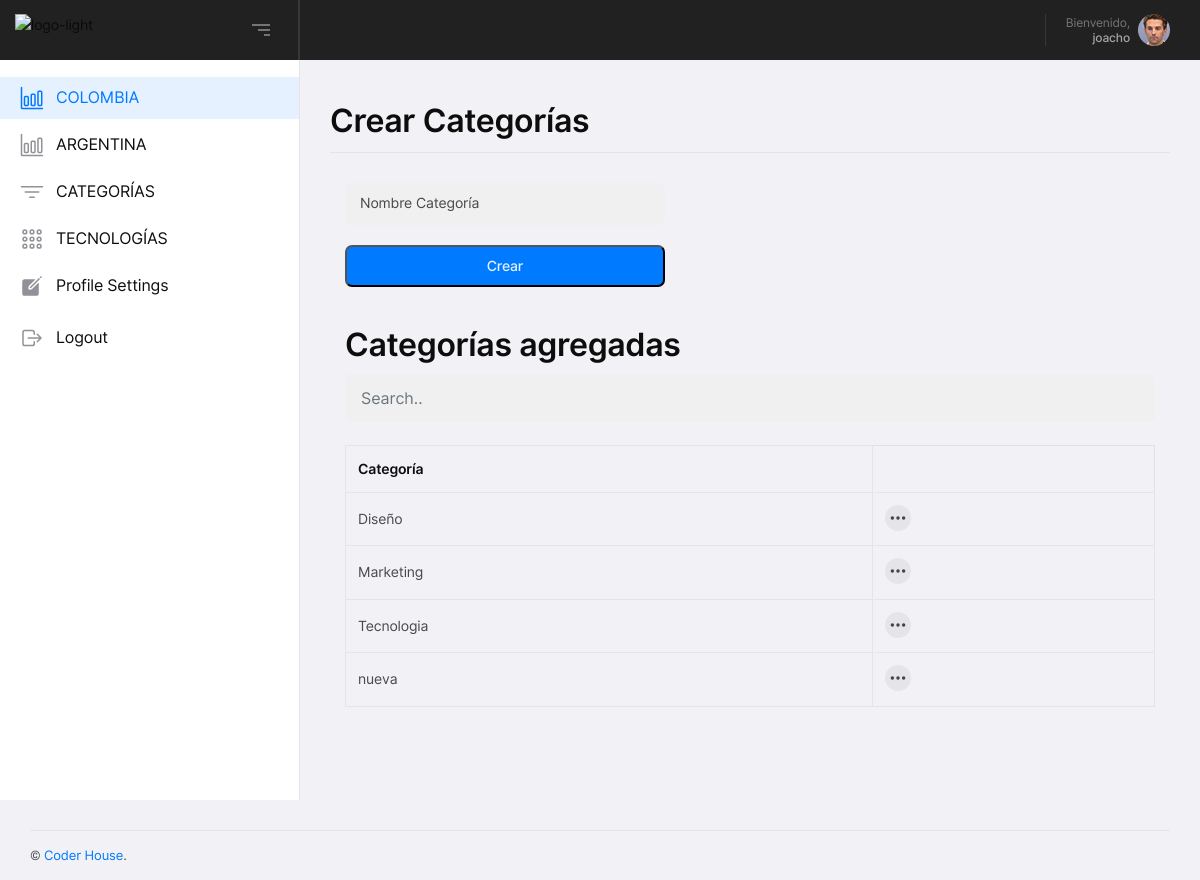
Before: /categorias (signed in) with the older database file.
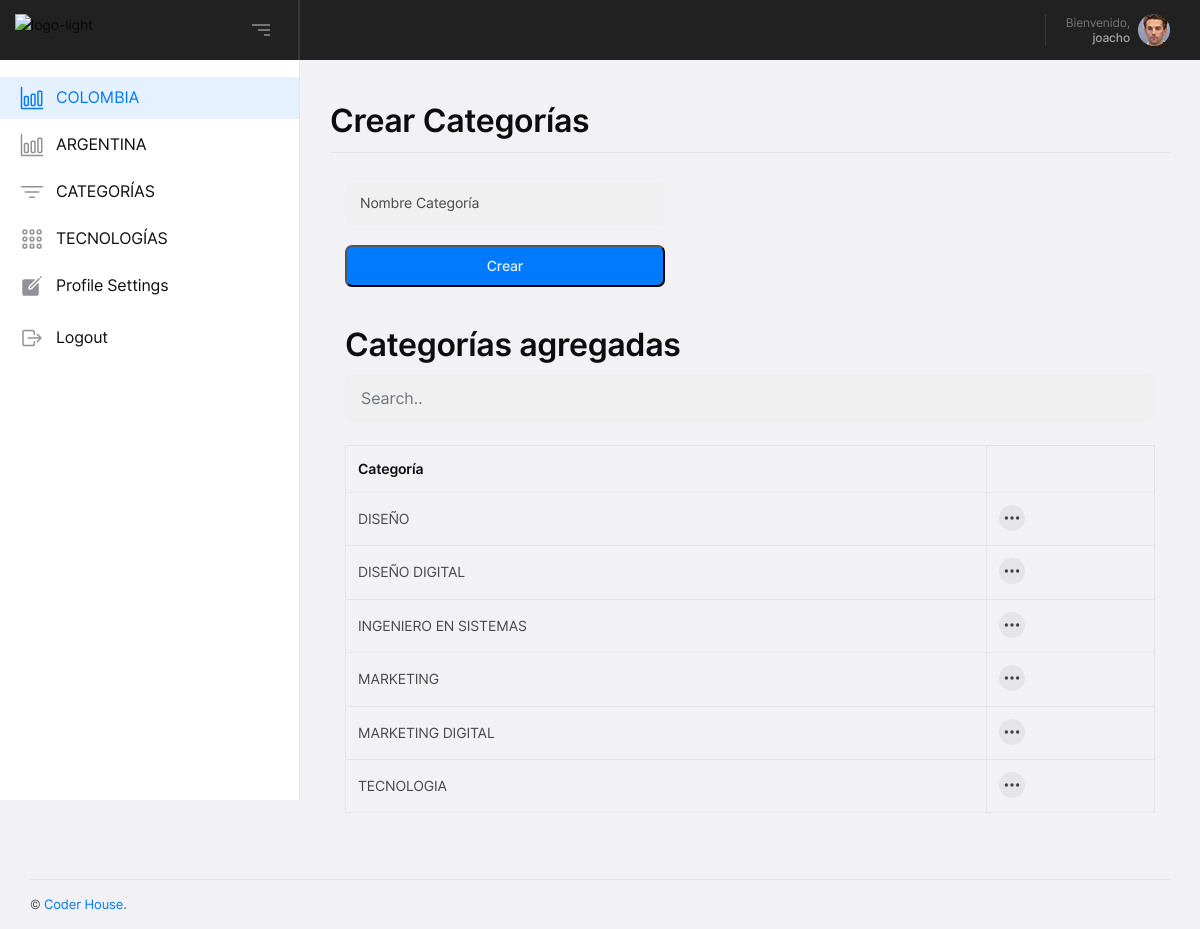
After: the same page with the newer database file.
### app/base/models.py (models this page shows, shortened)
class User(db.Model, UserMixin):
    __tablename__ = 'User'
    id = Column(Integer, primary_key=True)
    username = Column(String, unique=True)
    email = Column(String, unique=True)
    password = Column(Binary)

class Categorias(db.Model):
    __tablename__ = 'Categorias'
    id = Column(Integer, primary_key=True)
    nombre = Column(String, unique=True)
    def __repr__(self):
        return str(self.nombre)

### app/home/routes.py (the view, shortened to what this page needs)
@blueprint.route('/categorias', methods=['GET', 'POST'])
@login_required
def categorias():
    catego_form = CategoriaForm(request.form)
    categorias = Categorias.query.order_by(Categorias.nombre.asc()).all()
    return render_template( 'categorias.html',form=catego_form, categorias=categorias)

### app/base/forms.py
class CategoriaForm(FlaskForm):
    nombre = TextField    ('Nombre', id='nombre_categora'   , validators=[DataRequired()])

### app/__init__.py (called while the page is built, shortened)
def configure_database(app):
    @app.before_first_request
    def initialize_database():
        db.create_all()
    @app.teardown_request
    def shutdown_session(exception=None):
        db.session.remove()

def apply_themes(app):
    @app.context_processor
    def override_url_for():
        return dict(url_for=_generate_url_for_theme)
    def _generate_url_for_theme(endpoint, **values):
        return url_for(endpoint, **values)

### app/base/models.py (called while the page is built)
@login_manager.user_loader
def user_loader(id):
    return User.query.filter_by(id=id).first()

### app/home/templates/categorias.html (shortened to what this page needs)
{% extends "layouts/base.html" %}
{% block stylesheets %}
  <link rel="stylesheet" type="text/css" href="/static/assets/css/jqvmap.min.css" />
{% endblock stylesheets %}
{% block content %}
    <div class="yoo-height-b30 yoo-height-lg-b30"></div>
    <div class="container-fluid">
      <div class="yoo-uikits-heading">
        <h2 class="yoo-uikits-title">Crear Categorías</h2>
      </div>
    </div>
    <div class="yoo-height-b30 yoo-height-lg-b30"></div>
    <div class="container-fluid">
        <div class="col-lg-5">
        <div class="yoo-vertical-middle">
          <div class="yoo-vertical-middle-in">
            <form method="post" action="" class="yoo-form yoo-style1">
              <div class="row">
                <div class="col-lg-12">
                  <div class="form-group level-up form-group-md">
                    <label for="email">Nombre Categoría</label>
                    {{ form.nombre(class="form-control") }}
                  </div>
                </div>
                <div class="col-lg-12">
                  <button type="submit" name="crear"
                          class="yoo-form-btn yoo-style1 yoo-color1"><span>Crear</span>
                  </button>
                  <br />
                </div>
              </div>
            </form>
          </div>
        </div>
      </div>
            <div class="container mt-3">
              <h2>Categorías agregadas</h2>
              <input class="form-control" id="myInput" type="text" placeholder="Search..">
              <br>
              <table class="table table-bordered">
                <thead>
                  <tr>
                    <th>Categoría</th>
                  </tr>
                </thead>
                <tbody id="myTable">
                  {% for item in categorias%}
                        <tr>
                          <td>{{item}}</td>
                            <td>
                                  <button class="yoo-table-action-btn yoo-style1" type="button" data-toggle="dropdown" aria-haspopup="true" aria-expanded="false"><ion-icon name="ellipsis-horizontal"></ion-icon></button>
                                </td>
                        </tr>
                      {% endfor %}
                </tbody>
              </table>
            </div>
      </div>
                    <div class="yoo-height-b20 yoo-height-lg-b20">
                    </div>
              </div>
    <div class="yoo-height-b30 yoo-height-lg-b30"></div>
{% endblock content %}

### app/base/templates/layouts/base.html (shortened to what this page needs)
<!DOCTYPE html>
<html class="no-js" lang="en">
<head>
  <link rel="stylesheet" type="text/css" href="/static/assets/css/bootstrap.min.css" />
  <link rel="stylesheet" type="text/css" href="/static/assets/css/iDashboard.css" />
  {% block stylesheets %}{% endblock stylesheets %}
</head>
<body>
  {% include 'includes/navigation.html' %}
  {% include 'includes/sidebar.html' %}
  <div class="yoo-content yoo-style1">
    {% block content %}{% endblock content %}
    {% include 'includes/footer.html' %}
</body>
</html>

### app/base/templates/includes/navigation.html (shortened to what this page needs)
  <div class="yoo-height-b60 yoo-height-lg-b60"></div>
  <header class="yoo-header yoo-style1 yoo-sticky-menu">
    <div class="yoo-main-header">
      <div class="yoo-main-header-in">
        <div class="yoo-main-header-left">
          <a href="/"
             class="yoo-logo-link yoo-light-logo">
            <img src="https://res.cloudinary.com/hdsqazxtw/image/upload/v1557348830/coderhouse_avkeo7.svg" alt="logo-light" /></a>
        </div>
        <div class="yoo-main-header-right">
          <ul class="yoo-ex-nav yoo-style1 yoo-flex yoo-mp0">
            <li>
              <div class="yoo-toggle-body yoo-profile-nav yoo-style1">
                <div class="yoo-toggle-btn yoo-profile-nav-btn">
                  <div class="yoo-profile-nav-text">
                    <span>Bienvenido,</span>
                    <h4>
                        {{ current_user.username }}
                    </h4>
                  </div>
                  <div class="yoo-profile-nav-img">
                    <img src="/static/assets/img/profile-pic.png" alt="profile">
                  </div>
                </div>
              </div>
            </li>
          </ul>
        </div>
      </div>
    </div>
  </header>

### app/base/templates/includes/sidebar.html
  <div class="yoo-sidebarheader-toggle">
    <div class="yoo-button-bar1"></div>
    <div class="yoo-button-bar2"></div>
    <div class="yoo-button-bar3"></div>
  </div>
  <div class="yoo-sidebarheader">
    <div class="yoo-add">
    </div>
    <div class="yoo-sidebarheader-in" data-scrollbar>
      <div class="yoo-sidebar-nav">
        <ul class="yoo-sidebar-nav-list yoo-mp0">
          <li class="active">
            <a href="/colombia">
              <span class="yoo-sidebar-link-title">
                <span class="yoo-sidebar-link-icon yoo-style1"><ion-icon name="bar-chart-outline"></ion-icon></span>
                <span class="yoo-sidebar-link-text">COLOMBIA</span>
              </span>
            </a>
          </li>
           <li>
            <a href="/tables.html">
              <span class="yoo-sidebar-link-title">
                <span class="yoo-sidebar-link-icon yoo-style1"><ion-icon name="bar-chart-outline"></ion-icon></span>
                <span class="yoo-sidebar-link-text">ARGENTINA</span>
              </span>
            </a>
          </li>
          <li>
            <a href="/categorias">
              <span class="yoo-sidebar-link-title">
                <span class="yoo-sidebar-link-icon yoo-style1"><ion-icon name="filter-outline"></ion-icon></span>
                <span class="yoo-sidebar-link-text">CATEGORÍAS</span>
              </span>
            </a>
          </li>
           <li>
            <a href="/tables.html">
              <span class="yoo-sidebar-link-title">
                <span class="yoo-sidebar-link-icon yoo-style1"><ion-icon name="apps-outline"></ion-icon></span>
                <span class="yoo-sidebar-link-text">TECNOLOGÍAS</span>
              </span>
            </a>
          </li>
          <li>
            <a href="/settings.html">
              <span class="yoo-sidebar-link-title">
                <span class="yoo-sidebar-link-icon yoo-style1"><ion-icon name="create"></ion-icon></span>
                <span class="yoo-sidebar-link-text">Profile Settings</span>
              </span>
            </a>
          </li>
          <li>
          <li>
            <a href={{ url_for('base_blueprint.logout') }} >
              <span class="yoo-sidebar-link-title">
                <span class="yoo-sidebar-link-icon yoo-style1"><ion-icon name="log-out-outline"></ion-icon></span>
                <span class="yoo-sidebar-link-text">Logout</span>
              </span>
            </a>
          </li>
        </ul>
      </div>
    </div>
  </div>

### app/base/templates/includes/footer.html
    <footer class="yoo-footer yoo-style1" align="center">
        <div class="container-fluid" align="center">
            <div class="yoo-footer-content" align="center">
                <div class="yoo-copyride" align="center">
                    &copy; <a href="https://www.coderhouse.com/" >Coder House</a>.
                </div>
            </div>
        </div>
    </footer>

Changed rows visible on the page:
removed Categorias: nombre "Diseño"
removed Categorias: nombre "Marketing"
removed Categorias: nombre "Tecnologia"
removed Categorias: nombre "nueva"
added Categorias: nombre "DISEÑO"
added Categorias: nombre "DISEÑO DIGITAL"
added Categorias: nombre "INGENIERO EN SISTEMAS"
added Categorias: nombre "MARKETING"
added Categorias: nombre "MARKETING DIGITAL"
added Categorias: nombre "TECNOLOGIA"
